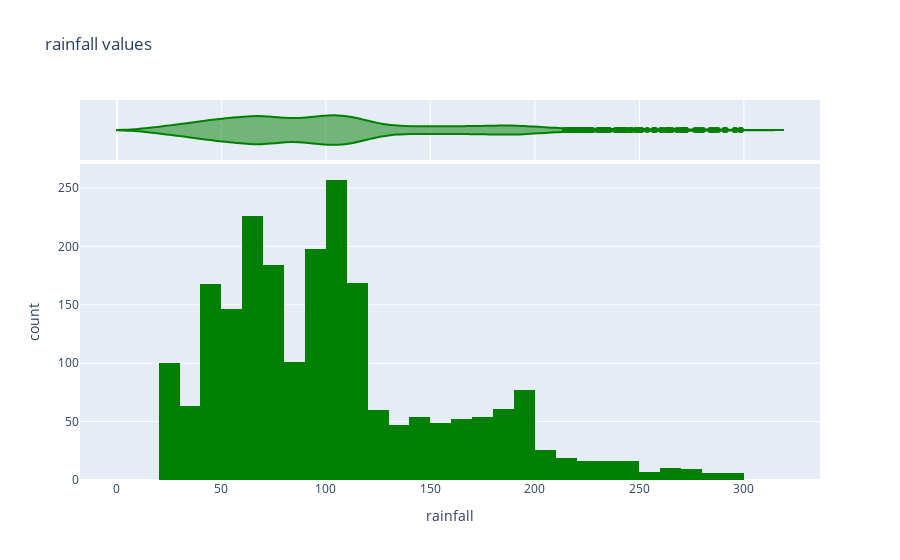

Notebook code for this chart:
### Code cell
px.histogram(df,x='rainfall',color_discrete_sequence=['green'],marginal='violin', title='rainfall values ')

### Figure 1 — Plotly figure (JSON) as saved in the notebook; plotly's stock layout.template omitted (floating-point values rounded to 4 significant figures; data arrays with more than 128 entries replaced by an {"elided": "..."} marker saying what was removed)
{"data": [{"alignmentgroup": "True", "bingroup": "x", "hovertemplate": "rainfall=%{x}<br>count=%{y}<extra></extra>", "legendgroup": "", "marker": {"color": "green", "pattern": {"shape": ""}}, "name": "", "offsetgroup": "", "orientation": "v", "showlegend": false, "type": "histogram", "x": {"elided": "2197 float values"}, "xaxis": "x", "yaxis": "y"}, {"alignmentgroup": "True", "hovertemplate": "rainfall=%{x}<extra></extra>", "legendgroup": "", "marker": {"color": "green"}, "name": "", "offsetgroup": "", "scalegroup": "x", "showlegend": false, "type": "violin", "x": {"elided": "2197 float values"}, "xaxis": "x2", "yaxis": "y2"}], "layout": {"barmode": "relative", "legend": {"tracegroupgap": 0}, "title": {"text": "rainfall values "}, "xaxis": {"anchor": "y", "domain": [0, 1], "title": {"text": "rainfall"}}, "xaxis2": {"anchor": "y2", "domain": [0, 1], "matches": "x", "showgrid": true, "showticklabels": false}, "yaxis": {"anchor": "x", "domain": [0, 0.8316], "title": {"text": "count"}}, "yaxis2": {"anchor": "x2", "domain": [0.8416, 1], "matches": "y2", "showgrid": false, "showline": false, "showticklabels": false, "ticks": ""}}}
